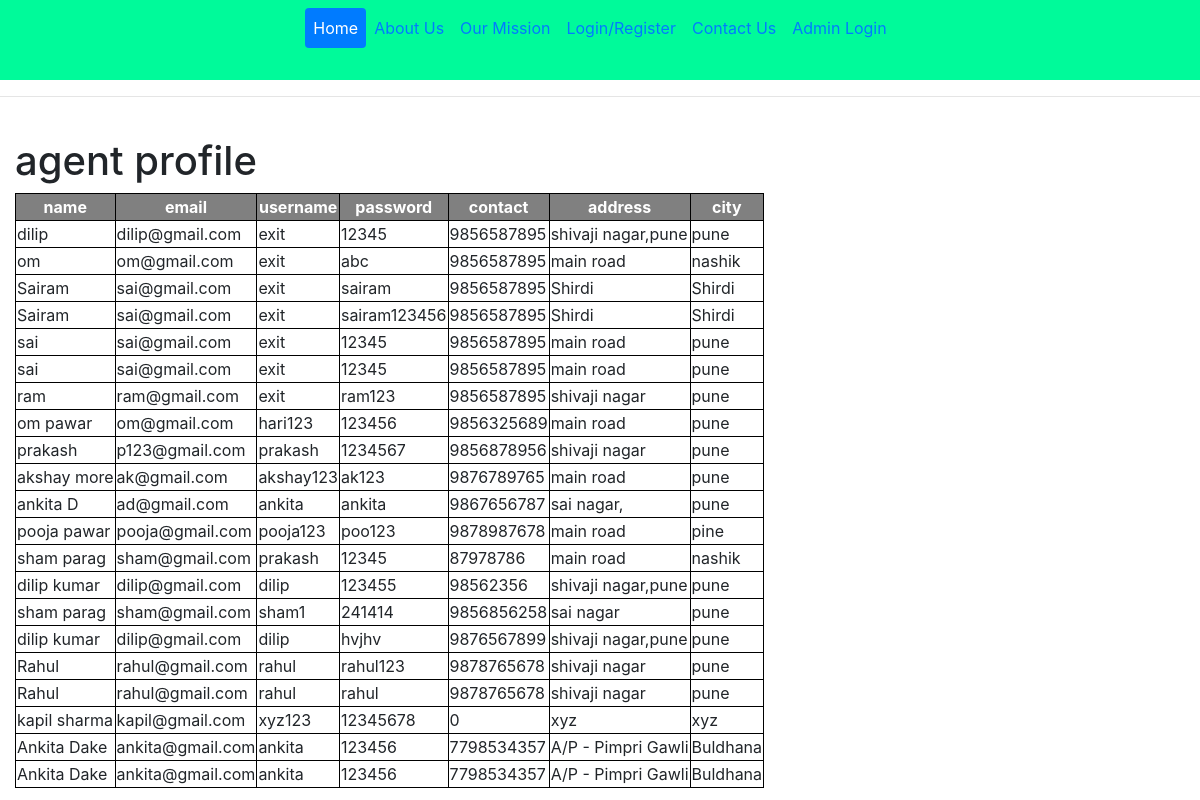
Screenshot of /agentprofile/ with the database file from the repository.
### food/models.py (models this page shows)
class Agent(models.Model):
    name = models.CharField(max_length=50)
    email = models.EmailField()
    username = models.CharField(max_length=20)
    password = models.CharField(max_length=500)
    contact = models.IntegerField()
    address = models.CharField(max_length=50)
    city = models.CharField(max_length=50)

### food/views.py (the view)
# urls.py: path('agentprofile/', views.agentprofile, name="agentprofile"),
def agentprofile(request):
    agentpro = Agent.objects.all()
    return render(request, 'food/agentprofile.html', {'agentprofile': agentpro})

### food/templates/food/agentprofile.html (shortened to what this page needs)
{% extends 'food/main.html' %}
{% load static %}
{% block content %}
<body id="bg" style=" background-repeat:no-repeat;background-attachment:fixed;
    background-size:100% 100%; background-image:url('{% static 'images/admin.jpg' %}'); ">
<h1 >agent profile</h1>
{% if agentprofile %}
<table>
    <tr>
        <th>name</th>
        <th>email</th>
        <th>username</th>
        <th>password</th>
        <th>contact</th>
        <th>address</th>
        <th>city</th>
    </tr>
    {% for ap in agentprofile %}
    <tr>
        <td>{{ap.name}}</td>
        <td> {{ap.email}}</td>
        <td> {{ap.username}}</td>
        <td> {{ap.password}}</td>
        <td> {{ap.contact}}</td>
        <td> {{ap.address}}</td>
        <td>{{ ap.city}} </td>
    </tr>
   {% endfor %}
</table>
{% else %}
<h1>no data</h1>
{% endif %}
</body>
{% endblock content %}

### food/templates/food/main.html (shortened to what this page needs)
<!DOCTYPE html>
<html>
<head>
    <link rel="stylesheet" href="https://stackpath.bootstrapcdn.com/bootstrap/4.4.1/css/bootstrap.min.css"
>
    <link rel="stylesheet" href="https://maxcdn.bootstrapcdn.com/bootstrap/4.5.2/css/bootstrap.min.css">
</head>
<body>
<div class="container-fluid" style="background-color: mediumspringgreen;">
    <nav class="navbar navbar-expand-sm  justify-content-center navbar-fixed-top">
        <ul class="navbar-nav   nav-pills  nav-fill">
            <li class="nav-item ">
                <a class="nav-link active" href="/home">Home</a>
            </li>
            <li class="nav-item">
                <a class="nav-link" href="/aboutus">About Us</a>
            </li>
            <li class="nav-item">
                <a class="nav-link" href="/ourmission">Our Mission</a>
            </li>
            <li class="nav-item">
                <a class="nav-link" href="/LoginRegister">Login/Register</a>
            </li>
            <li class="nav-item">
                <a class="nav-link" href="/contactus">Contact Us</a>
            </li>
            <li class="nav-item">
                <a class="nav-link" href="/adminlogin">Admin Login</a>
            </li>
        </ul>
    </nav>
    <br>
</div>
<hr>
<div class="container-fluid">
    <br>
    {% block content %}
    {% endblock content %}
</div>
</body>
</html>

### food/templates/food/agentprofile.html (style rules this page uses)
th,td { border:1px black solid; }
th { color:white; background-color:gray; text-align:center; }

### rows the page displays
Agent: name "dilip", email "dilip@gmail.com", username "exit", password "12345", contact "9856587895", address "shivaji nagar,pune", city "pune"
Agent: name "om", email "om@gmail.com", username "exit", password "abc", contact "9856587895", address "main road", city "nashik"
Agent: name "Sairam", email "sai@gmail.com", username "exit", password "sairam", contact "9856587895", address "Shirdi", city "Shirdi"
Agent: name "Sairam", email "sai@gmail.com", username "exit", password "sairam123456", contact "9856587895", address "Shirdi", city "Shirdi"
Agent: name "sai", email "sai@gmail.com", username "exit", password "12345", contact "9856587895", address "main road", city "pune"
Agent: name "sai", email "sai@gmail.com", username "exit", password "12345", contact "9856587895", address "main road", city "pune"
Agent: name "ram", email "ram@gmail.com", username "exit", password "ram123", contact "9856587895", address "shivaji nagar", city "pune"
Agent: name "om pawar", email "om@gmail.com", username "hari123", password "123456", contact "9856325689", address "main road", city "pune"
Agent: name "prakash", email "p123@gmail.com", username "prakash", password "1234567", contact "9856878956", address "shivaji nagar", city "pune"
Agent: name "akshay more", email "ak@gmail.com", username "akshay123", password "ak123", contact "9876789765", address "main road", city "pune"
Agent: name "ankita D", email "ad@gmail.com", username "ankita", password "ankita", contact "9867656787", address "sai nagar,", city "pune"
Agent: name "pooja pawar", email "pooja@gmail.com", username "pooja123", password "poo123", contact "9878987678", address "main road", city "pine"
Agent: name "sham parag", email "sham@gmail.com", username "prakash", password "12345", contact "87978786", address "main road", city "nashik"
Agent: name "dilip kumar", email "dilip@gmail.com", username "dilip", password "123455", contact "98562356", address "shivaji nagar,pune", city "pune"
Agent: name "sham parag", email "sham@gmail.com", username "sham1", password "241414", contact "9856856258", address "sai nagar", city "pune"
Agent: name "dilip kumar", email "dilip@gmail.com", username "dilip", password "hvjhv", contact "9876567899", address "shivaji nagar,pune", city "pune"
Agent: name "Rahul", email "rahul@gmail.com", username "rahul", password "rahul123", contact "9878765678", address "shivaji nagar", city "pune"
Agent: name "Rahul", email "rahul@gmail.com", username "rahul", password "rahul", contact "9878765678", address "shivaji nagar", city "pune"
Agent: name "kapil sharma", email "kapil@gmail.com", username "xyz123", password "12345678", contact "0", address "xyz", city "xyz"
Agent: name "Ankita Dake", email "ankita@gmail.com", username "ankita", password "123456", contact "7798534357", address "A/P - Pimpri Gawli", city "Buldhana"
Agent: name "Ankita Dake", email "ankita@gmail.com", username "ankita", password "123456", contact "7798534357", address "A/P - Pimpri Gawli", city "Buldhana"
